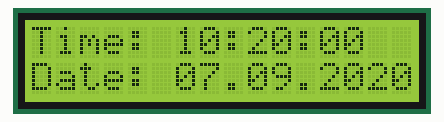
This sketch was run on a simulated Arduino Uno, built with avr-gcc and run on an emulated ATmega328P. Shown: 16×2 character LCD. The local clock reads 2024-03-15 10:24:30 at power-on unless the sketch sets it.

Above: at 0.2 s.
At 4.3 s:
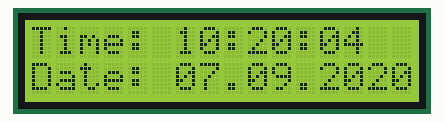
At 9.5 s:
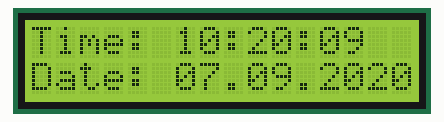
At 18.7 s:
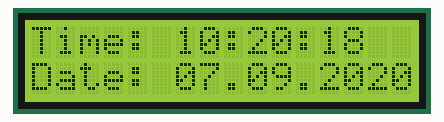
At 28.0 s:
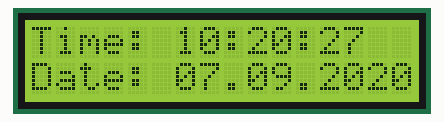
At 38.4 s:
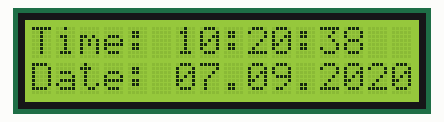

The sketch:

DS3231.ino
```cpp
/*
    LCD 16 x 2 Char + I2C Driver
    Writeen by Amirhossein Mohammadi .

    Github.com/BlackIQ
*/

// Include Libs
#include <DS3231.h>               // Real Time Clock { Clock Module }
#include <LiquidCrystal_I2C.h>    // Liquid Crystal Lib { LCD }
#include <Wire.h>                 // Wire lib        { I2C Driver }

// Set Modules
LiquidCrystal_I2C lcd(0x27,16,2);  // set the LCD address to 0x27 for a 16 chars and 2 line display
DS3231 rtc(SDA , SCL);             // RTC

// Setup void
void setup() {
    // Begin
    Serial.begin(9600);   // Begin Serial
    rtc.begin();          // Begin RTC
    lcd.init();           // LCD
    lcd.backlight();      // Light the backlight

    // RTC Setup
    rtc.setDOW(TUESDAY);       // Set Day-of-Week to SUNDAY
    rtc.setTime(10, 20, 0);    // Set the time to 12:00:00 (24hr format)
    rtc.setDate(7, 9, 2020);   // Set the date to January 1st, 2014
}

// Main Real Time Clock Function
void loop() {
  // Values
  String tim = rtc.getTimeStr();         // Time value
  String dat = rtc.getDateStr();         // Date value

  // Print Time
  lcd.setCursor(0, 0);
  lcd.print("Time: ");
  lcd.print(tim);

  // Print Date
  lcd.setCursor(0, 1);
  lcd.print("Date: ");
  lcd.print(dat);

  // 1 Sec Delay
  delay(1000);
}
```

Measured:
- what the display in image 1 shows lasts 1.1 s, from 4.2 s to 5.3 s
